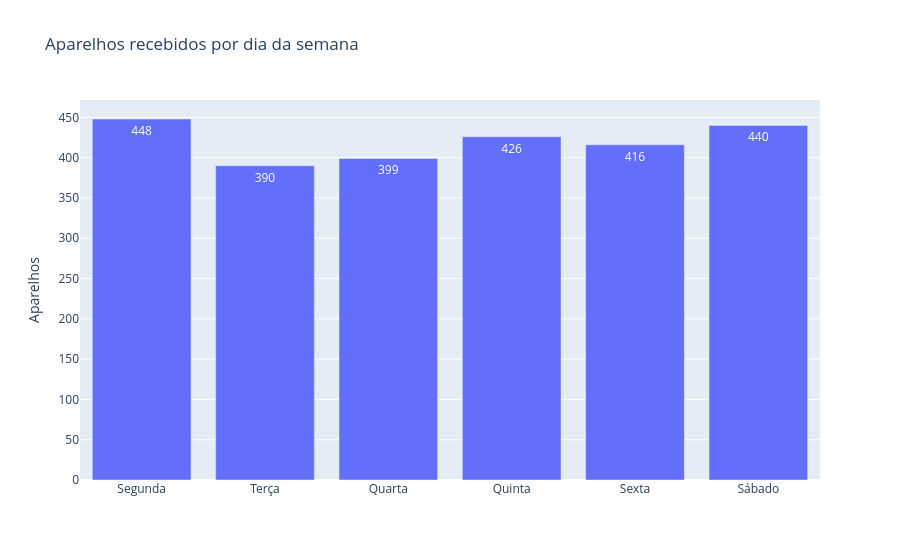

The notebook cell this image was saved under:
### Code cell
ordem = ["Segunda", "Terça", "Quarta", "Quinta", "Sexta", "Sábado"]
por_dia = df["dia_semana"].value_counts().reindex(ordem).reset_index()
por_dia.columns = ["dia", "aparelhos"]

fig = px.bar(por_dia, x="dia", y="aparelhos", text="aparelhos", title="Aparelhos recebidos por dia da semana")
fig.update_layout(xaxis_title="", yaxis_title="Aparelhos")
fig.show()

### Figure 1 — Plotly figure (JSON) as saved in the notebook; plotly's stock layout.template omitted (floating-point values rounded to 4 significant figures)
{"data": [{"hovertemplate": "dia=%{x}<br>aparelhos=%{text}<extra></extra>", "legendgroup": "", "marker": {"color": "#636efa", "pattern": {"shape": ""}}, "name": "", "orientation": "v", "showlegend": false, "text": [448.0, 390.0, 399.0, 426.0, 416.0, 440.0], "textposition": "auto", "type": "bar", "x": ["Segunda", "Terça", "Quarta", "Quinta", "Sexta", "Sábado"], "xaxis": "x", "y": [448, 390, 399, 426, 416, 440], "yaxis": "y"}], "layout": {"barmode": "relative", "legend": {"tracegroupgap": 0}, "title": {"text": "Aparelhos recebidos por dia da semana"}, "xaxis": {"anchor": "y", "domain": [0.0, 1.0], "title": {"text": ""}}, "yaxis": {"anchor": "x", "domain": [0.0, 1.0], "title": {"text": "Aparelhos"}}}}
